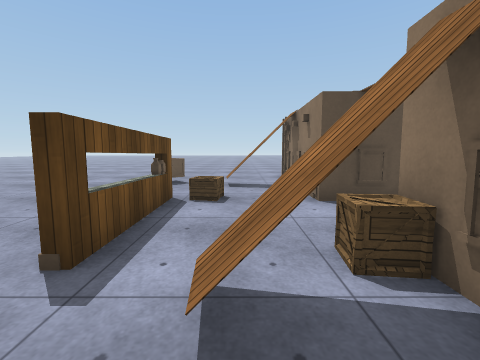
[1] (above)

16 first-person views from a walk through a 3-D level made in the Unity game engine. The camera is 1.3 m above the floor, tilts 6° down and sees 90° across. The floor is counted in squares, 1 m on a side. Each view is taken from the middle of a square. On the plan, view 1 faces up. The plan holds only what a view shows up to about 12 squares ahead; the rest is blank. The place goes on beyond the plan. The player character is not drawn. Surface patterns are stand-ins for the level's own textures.

[2]
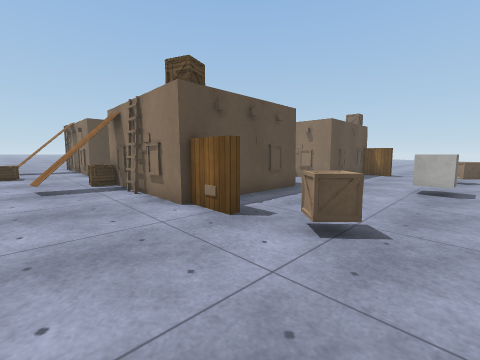

[3]
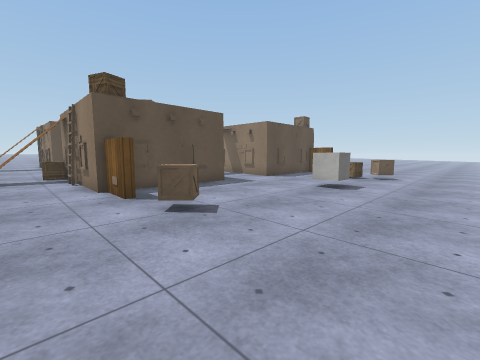

[4]
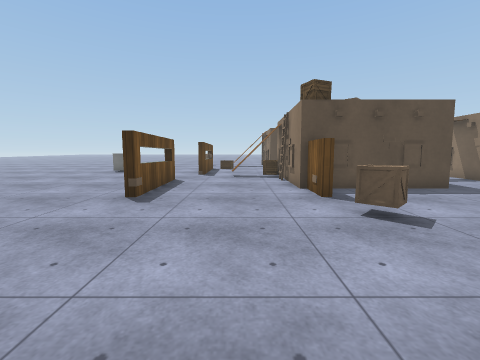

[5]
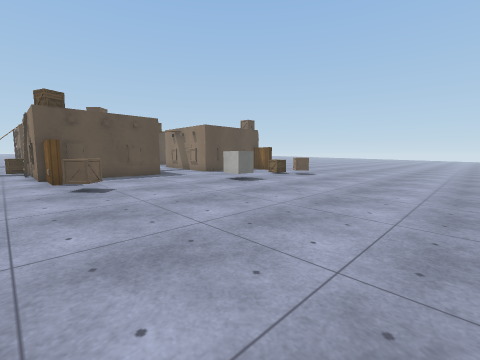

[6]
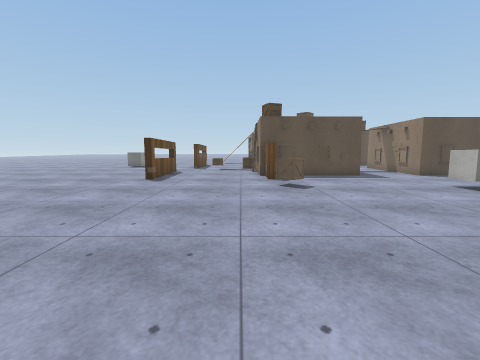

[7]
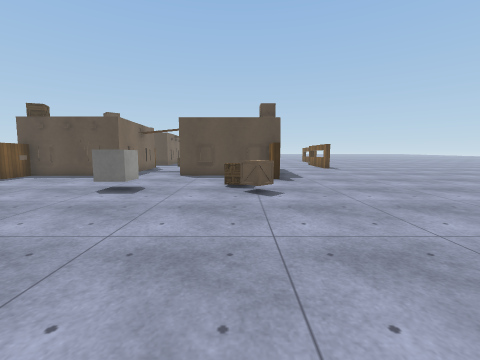

[8]
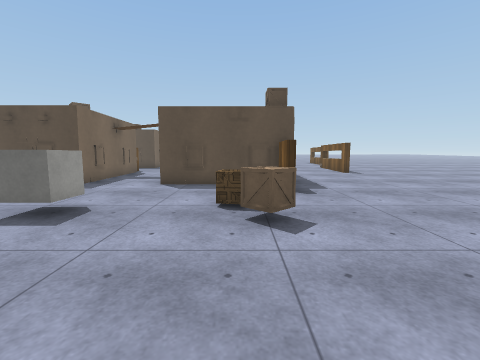

[9]
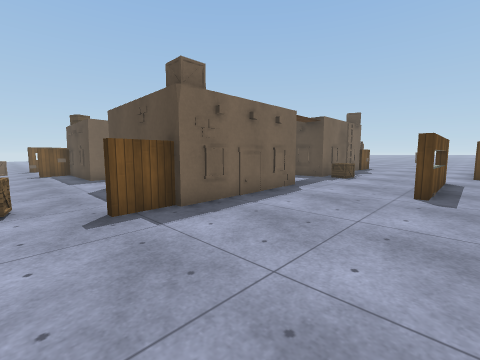

[10]
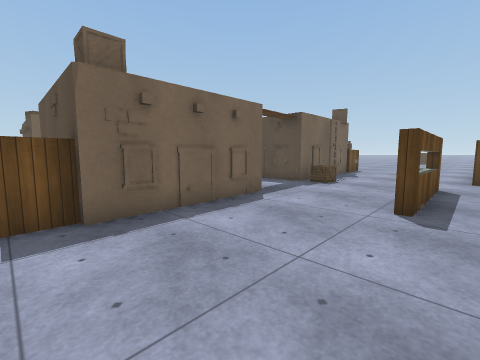

[11]
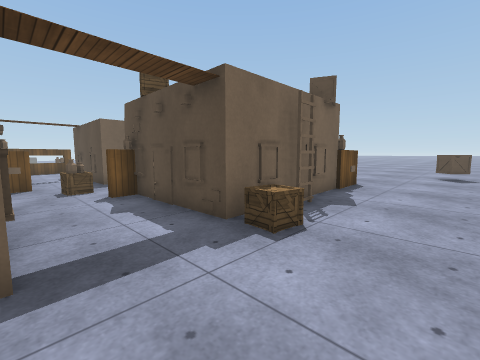

[12]
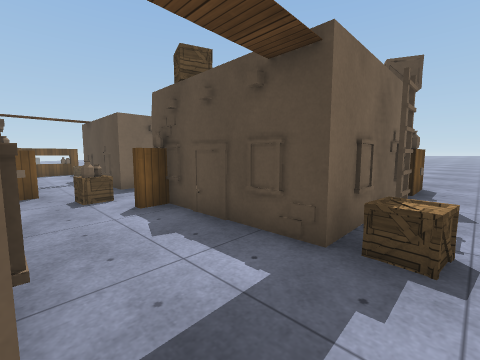

[13]
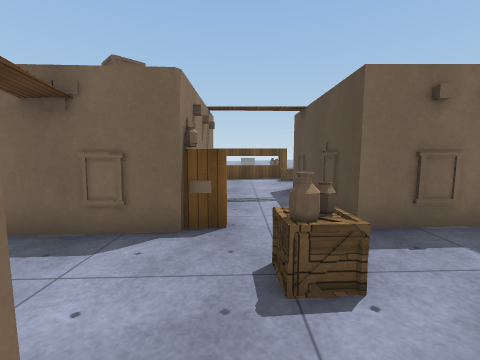

[14]
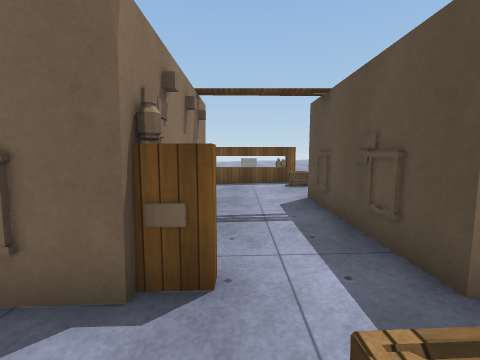

[15]
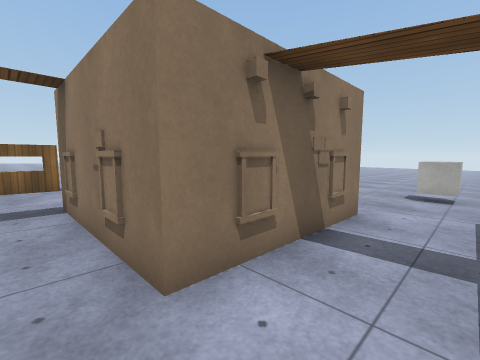

[16]
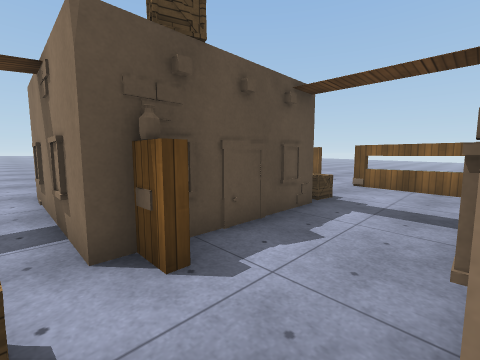

### Floor plan
Key: @ floor where view 1 was taken; # wall or solid block; . main floor; : floor 0.25 m higher than the main floor; - floor 0.25 m lower than the main floor; + floor 0.5 m higher than the main floor; = window, fence, low wall or low ledge; P plank; B building; A box; C cube; O other object.
Columns run from 5 left of view 1 to 20 right of it. Each row starts with its distance up from view 1.
 19               ++    ++++
 18               ++   +++++
 17               ::   :::::
 16               ::   :::OO
 15               ::   :::O:
 14               ::   :::::
 13               ::    :::::
 12      ::=      ::    =::::
 11   :: ::#      :#B   O::::
 10   OO:::#      :#    B::::
  9   O: PP#    B :#    B::::#
  8    : ::#    # :#    #:::::
  7    : ::#    #::     A:::::
  6    #A::######::O####AA::#:
  5    #.........AA#........#.
  4  ..#....................#.
  3   .#..AA####O..######...#.
  2   ...PP##  ##..#    #.....
  1   .....#    #..#    #.....
  0   #..@.#    #..B    #.....
 -1 ..=....#    #..#    #.....
 -2 ..=....###B##..######.....
 -3 ..#....#............#.....
 -4 ..........................
 -5 .......OO.........A.......
 -6 --------O-----C---AO......
 -7 ------------------OO------
 -8 -------------------------
 -9  -----------------------
-10   ---------------------
-11    -------------------
-12    -------------------
-13     -------------------
-14       -----------------

Positions as (right, up) in squares from view 1, and headings:
1: (0, 0), facing up
2: (-1, -7), facing up-right
3: (0, -10), facing up-right
4: (0, -10), facing up
5: (1, -14), facing up-right
6: (1, -14), facing up
7: (13, -14), facing up
8: (13, -11), facing up
9: (20, -5), facing up-left
10: (20, -3), facing up-left
11: (18, 3), facing up-left
12: (16, 3), facing up-left
13: (11, 4), facing left
14: (9, 4), facing left
15: (8, 4), facing down-right
16: (9, 3), facing up-right
